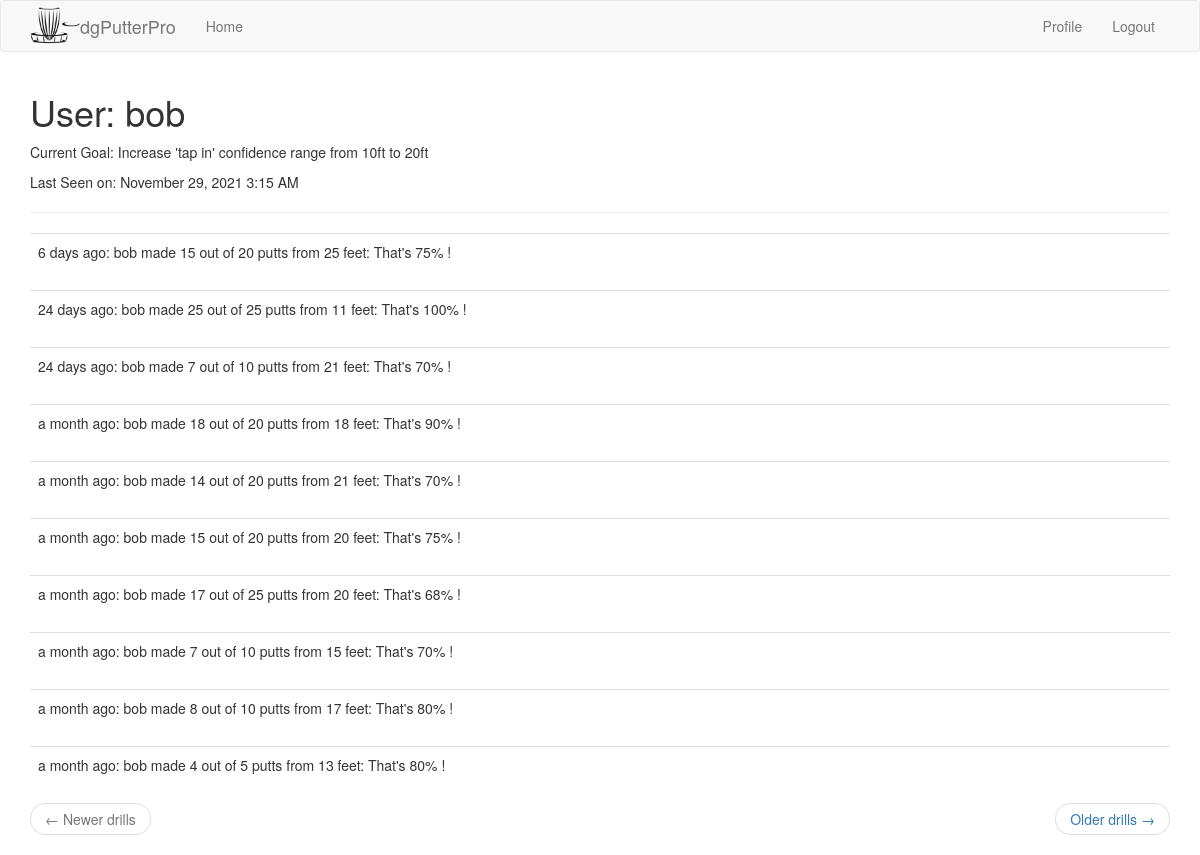
The page /user/bob (signed in) on the database its author committed.
### app/models.py (models this page shows, shortened)
class User(UserMixin, db.Model):
    id = db.Column(db.Integer, primary_key=True)
    username = db.Column(db.String(64), index=True, unique=True)
    email = db.Column(db.String(120), index=True, unique=True)
    password_hash = db.Column(db.String(128))
    drills = db.relationship('Drill', backref='user', lazy='dynamic')
    current_goal = db.Column(db.String(140))
    last_seen = db.Column(db.DateTime, default=datetime.utcnow)

class Drill(db.Model):
    id = db.Column(db.Integer, primary_key=True)
    user_id = db.Column(db.Integer, db.ForeignKey('user.id'))
    timestamp = db.Column(db.DateTime, index=True, default=datetime.utcnow)
    putt_distance = db.Column(db.Integer)
    number_attempts = db.Column(db.Integer)
    number_putts_made = db.Column(db.Integer)
    CheckConstraint(number_putts_made <= number_attempts)

### app/main/routes.py (the view)
@bp.route('/user/<username>')
@login_required
def user(username):
    user = User.query.filter_by(username=username).first_or_404()
    page = request.args.get('page', 1, type=int)
    drills = user.drills.order_by(Drill.timestamp.desc()).paginate(page, current_app.config['DRILLS_PER_PAGE'], False)
    next_url = url_for('main.user', username=user.username, page=drills.next_num) \
        if drills.has_next else None
    prev_url = url_for('main.user', username=user.username, page=drills.prev_num) \
        if drills.has_prev else None
    return render_template('user.html', user=user, drills=drills.items, next_url=next_url, prev_url=prev_url)

### app/main/routes.py (called while the page is built)
@bp.before_app_request
def before_request():
    if current_user.is_authenticated:
        current_user.last_seen = datetime.utcnow()
        db.session.commit()

### app/models.py (called while the page is built)
@login.user_loader
def load_user(id):
    return User.query.get(int(id))

### app/templates/user.html (shortened to what this page needs)
{% extends "base.html" %}
{% block app_content %}
    <h1>User: {{ user.username }}</h1>
    {% if user.current_goal %}<p>Current Goal: {{ user.current_goal }}</p>{% endif %}
    {% if user.last_seen %}
        <p>Last Seen on: {{ moment(user.last_seen).format('LLL') }}</p>
    {% endif %}
    <hr>
    {% for drill in drills %}
        {% include '_drill.html' %}
    {% endfor %}
    <nav aria-label="...">
        <ul class="pager">
            <li class="previous{% if not prev_url %} disabled{% endif %}">
                <a href="{{ prev_url or '#' }}">
                    <span aria-hidden="true">&larr;</span> Newer drills
                </a>
            </li>
            <li class="next{% if not next_url %} disabled{% endif %}">
                <a href="{{ next_url or '#' }}">
                    Older drills <span aria-hidden="true">&rarr;</span>
                </a>
            </li>
        </ul>
    </nav>
{% endblock %}

### app/templates/_drill.html
<table class="table table-hover">
    <tr valign="top">
        <td>
            {{ moment(drill.timestamp).fromNow() }}: {{ drill.user.username }} made {{ drill.number_putts_made }}
            out of {{ drill.number_attempts }} putts
            from {{ drill.putt_distance }} feet:
            That's {{ (drill.number_putts_made / drill.number_attempts * 100) |round|int}}% !
        </td>
    </tr>
</table>

### rows shown on the page
User: username "bob", current_goal "Increase 'tap in' confidence range from 10ft to 20ft", last_seen "November 29, 2021 3:15 AM"
Drill: timestamp "6 days ago", user.username "bob", number_putts_made "15", number_attempts "20", putt_distance "25", number_putts_made+number_attempts "75"
Drill: timestamp "24 days ago", user.username "bob", number_putts_made "25", number_attempts "25", putt_distance "11", number_putts_made+number_attempts "100"
Drill: timestamp "24 days ago", user.username "bob", number_putts_made "7", number_attempts "10", putt_distance "21", number_putts_made+number_attempts "70"
Drill: timestamp "a month ago", user.username "bob", number_putts_made "18", number_attempts "20", putt_distance "18", number_putts_made+number_attempts "90"
Drill: timestamp "a month ago", user.username "bob", number_putts_made "14", number_attempts "20", putt_distance "21", number_putts_made+number_attempts "70"
Drill: timestamp "a month ago", user.username "bob", number_putts_made "15", number_attempts "20", putt_distance "20", number_putts_made+number_attempts "75"
Drill: timestamp "a month ago", user.username "bob", number_putts_made "17", number_attempts "25", putt_distance "20", number_putts_made+number_attempts "68"
Drill: timestamp "a month ago", user.username "bob", number_putts_made "7", number_attempts "10", putt_distance "15", number_putts_made+number_attempts "70"
Drill: timestamp "a month ago", user.username "bob", number_putts_made "8", number_attempts "10", putt_distance "17", number_putts_made+number_attempts "80"
Drill: timestamp "a month ago", user.username "bob", number_putts_made "4", number_attempts "5", putt_distance "13", number_putts_made+number_attempts "80"
